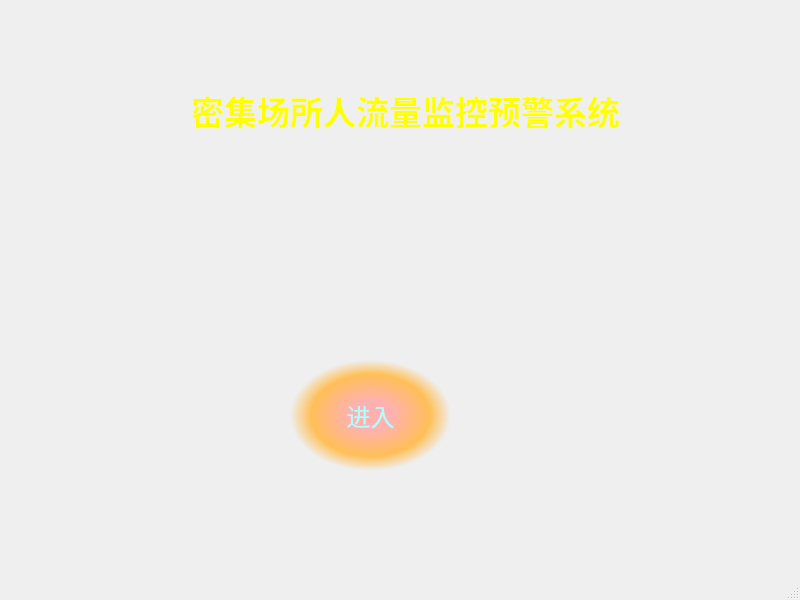
<?xml version="1.0" encoding="UTF-8"?>
<ui version="4.0">
 <class>MainWindow</class>
 <widget class="QMainWindow" name="MainWindow">
  <property name="geometry">
   <rect>
    <x>0</x>
    <y>0</y>
    <width>800</width>
    <height>600</height>
   </rect>
  </property>
  <property name="windowTitle">
   <string>MainWindow</string>
  </property>
  <property name="styleSheet">
   <string notr="true">background: url(:/images/background.jfif)</string>
  </property>
  <widget class="QWidget" name="centralwidget">
   <widget class="QLabel" name="label">
    <property name="geometry">
     <rect>
      <x>120</x>
      <y>90</y>
      <width>571</width>
      <height>41</height>
     </rect>
    </property>
    <property name="font">
     <font>
      <family>宋体</family>
      <pointsize>25</pointsize>
      <weight>75</weight>
      <bold>true</bold>
     </font>
    </property>
    <property name="styleSheet">
     <string notr="true">background: transparent;
color: yellow;</string>
    </property>
    <property name="text">
     <string>密集场所人流量监控预警系统</string>
    </property>
    <property name="textFormat">
     <enum>Qt::AutoText</enum>
    </property>
    <property name="alignment">
     <set>Qt::AlignCenter</set>
    </property>
   </widget>
   <widget class="QPushButton" name="pushButton">
    <property name="geometry">
     <rect>
      <x>290</x>
      <y>360</y>
      <width>161</width>
      <height>111</height>
     </rect>
    </property>
    <property name="font">
     <font>
      <family>宋体</family>
      <pointsize>18</pointsize>
     </font>
    </property>
    <property name="styleSheet">
     <string notr="true">background: qradialgradient(spread:pad, cx:0.5, cy:0.5, radius:0.5, fx:0.5, fy:0.494, stop:0.255682 rgba(255, 177, 177, 255), stop:0.738636 rgba(255, 191, 87, 255), stop:1 rgba(255, 255, 255, 0));
color: rgb(170, 255, 255);
border-style: hidden</string>
    </property>
    <property name="text">
     <string>进入</string>
    </property>
   </widget>
  </widget>
  <widget class="QStatusBar" name="statusbar"/>
 </widget>
 <resources/>
 <connections/>
</ui>
